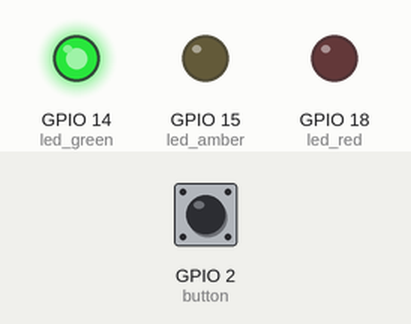
The program below on a simulated Raspberry Pi (BCM pin numbers). On the bench: output pins drawn as LEDs (lit = HIGH). Inputs (shaded band) come from the test bench; at power-on: GPIO 2 (button) HIGH.

Above: at 1.2 s.
1.3 s: GPIO 2 (button) pulled LOW for 0.15 s
At 4.7 s:
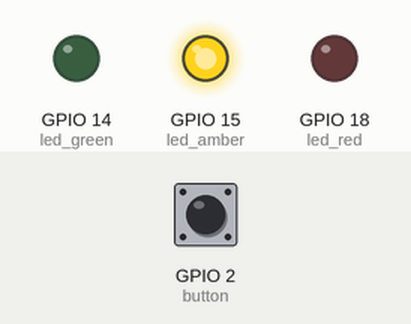
At 6.1 s:
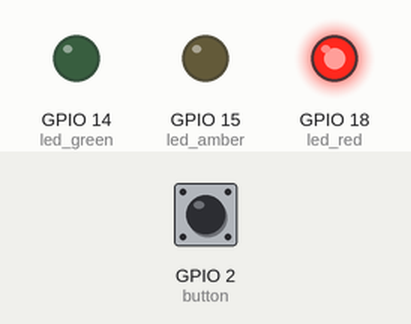
Timing chart, 0 to 13.4 s (numbered marks = the images above; inputs shaded):
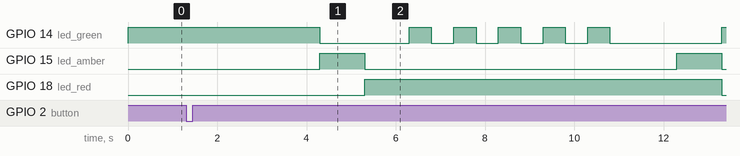

Measured:
- after the input at 1.3 s, GPIO 14 (led_green): goes LOW 2.0 s, 4 × (HIGH 0.50 s, LOW 0.50 s), HIGH 0.50 s, LOW 2.5 s, then HIGH, starting after 3.0 s; GPIO 15 (led_amber): alternates HIGH for 1.0 s and LOW for 7.0 s, starting after 3.0 s; GPIO 18 (led_red): LOW → HIGH after 4.0 s, → LOW 8.0 s later

The program:

2_trafficlightb.py
```python
from gpiozero import LED, Button
from time import sleep

led_red = LED(18)
led_amber = LED(15)
led_green = LED(14)
button = Button(2)

while True:
	#Cars on Green
	led_green.on()

	button.wait_for_press()
	sleep(3)

	#cars stop
	led_green.off()
	led_amber.on()
	sleep(1)
	led_amber.off()
	led_red.on()
	sleep(1)

	#pedestrians go
	led_green.blink(on_time = 0.5, off_time = 0.5)
	sleep(5)

	#Cars start again
	led_green.off()
	sleep(1)

	led_amber.on()
	sleep(1)
	led_red.off()
	led_amber.off()
```
